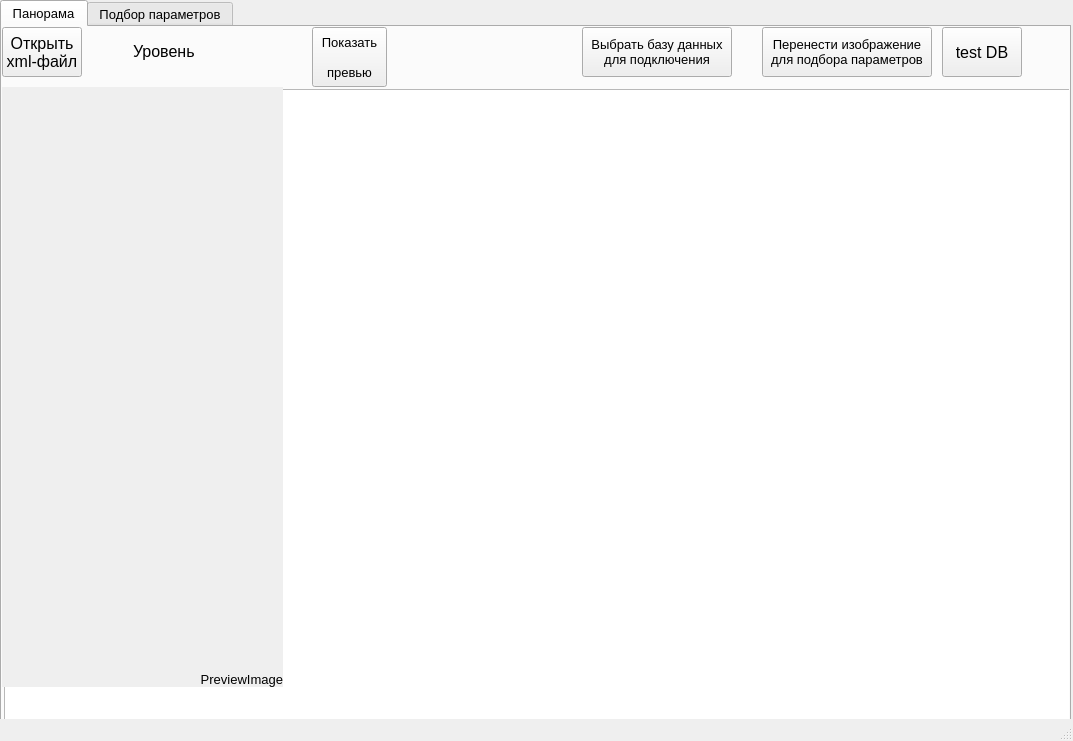
<?xml version="1.0" encoding="UTF-8"?>
<ui version="4.0">
 <class>MainWindow</class>
 <widget class="QMainWindow" name="MainWindow">
  <property name="geometry">
   <rect>
    <x>0</x>
    <y>0</y>
    <width>1073</width>
    <height>741</height>
   </rect>
  </property>
  <property name="windowTitle">
   <string>MainWindow</string>
  </property>
  <widget class="QWidget" name="centralWidget">
   <widget class="QTabWidget" name="tabWidget">
    <property name="enabled">
     <bool>true</bool>
    </property>
    <property name="geometry">
     <rect>
      <x>0</x>
      <y>0</y>
      <width>1071</width>
      <height>721</height>
     </rect>
    </property>
    <property name="font">
     <font>
      <pointsize>10</pointsize>
      <strikeout>false</strikeout>
     </font>
    </property>
    <property name="currentIndex">
     <number>0</number>
    </property>
    <property name="documentMode">
     <bool>false</bool>
    </property>
    <widget class="QWidget" name="tab">
     <attribute name="title">
      <string>Панорама</string>
     </attribute>
     <widget class="QPushButton" name="pbOpenXml">
      <property name="geometry">
       <rect>
        <x>0</x>
        <y>0</y>
        <width>80</width>
        <height>50</height>
       </rect>
      </property>
      <property name="font">
       <font>
        <pointsize>12</pointsize>
       </font>
      </property>
      <property name="text">
       <string>Открыть
xml-файл</string>
      </property>
     </widget>
     <widget class="QGraphicsView" name="graphicsViewMain">
      <property name="geometry">
       <rect>
        <x>2</x>
        <y>62</y>
        <width>1071</width>
        <height>631</height>
       </rect>
      </property>
      <property name="verticalScrollBarPolicy">
       <enum>Qt::ScrollBarAlwaysOff</enum>
      </property>
      <property name="horizontalScrollBarPolicy">
       <enum>Qt::ScrollBarAlwaysOff</enum>
      </property>
     </widget>
     <widget class="QPushButton" name="pbTunerImage">
      <property name="geometry">
       <rect>
        <x>760</x>
        <y>0</y>
        <width>170</width>
        <height>50</height>
       </rect>
      </property>
      <property name="text">
       <string>Перенести изображение
для подбора параметров</string>
      </property>
     </widget>
     <widget class="QLabel" name="label_previewImage">
      <property name="geometry">
       <rect>
        <x>0</x>
        <y>60</y>
        <width>281</width>
        <height>600</height>
       </rect>
      </property>
      <property name="autoFillBackground">
       <bool>true</bool>
      </property>
      <property name="text">
       <string>PreviewImage</string>
      </property>
      <property name="alignment">
       <set>Qt::AlignBottom|Qt::AlignRight|Qt::AlignTrailing</set>
      </property>
     </widget>
     <widget class="QPushButton" name="pushButton_selectDBConnect">
      <property name="geometry">
       <rect>
        <x>580</x>
        <y>0</y>
        <width>150</width>
        <height>50</height>
       </rect>
      </property>
      <property name="text">
       <string>Выбрать базу данных
для подключения</string>
      </property>
     </widget>
     <widget class="QPushButton" name="pbTestDB">
      <property name="geometry">
       <rect>
        <x>940</x>
        <y>0</y>
        <width>80</width>
        <height>50</height>
       </rect>
      </property>
      <property name="font">
       <font>
        <pointsize>12</pointsize>
       </font>
      </property>
      <property name="text">
       <string>test DB</string>
      </property>
     </widget>
     <widget class="QPushButton" name="pushButton_showHidePreview">
      <property name="geometry">
       <rect>
        <x>310</x>
        <y>0</y>
        <width>75</width>
        <height>60</height>
       </rect>
      </property>
      <property name="text">
       <string>Показать

превью</string>
      </property>
     </widget>
     <widget class="QWidget" name="">
      <property name="geometry">
       <rect>
        <x>120</x>
        <y>4</y>
        <width>131</width>
        <height>40</height>
       </rect>
      </property>
      <layout class="QHBoxLayout" name="horizontalLayout_2">
       <item>
        <widget class="QLabel" name="label_zoomLevel_simplyText">
         <property name="font">
          <font>
           <pointsize>12</pointsize>
          </font>
         </property>
         <property name="text">
          <string>Уровень
увеличения:</string>
         </property>
         <property name="alignment">
          <set>Qt::AlignLeading|Qt::AlignLeft|Qt::AlignVCenter</set>
         </property>
        </widget>
       </item>
       <item>
        <widget class="QLabel" name="label_zoomLevel">
         <property name="font">
          <font>
           <pointsize>12</pointsize>
          </font>
         </property>
         <property name="text">
          <string/>
         </property>
         <property name="alignment">
          <set>Qt::AlignCenter</set>
         </property>
        </widget>
       </item>
      </layout>
     </widget>
    </widget>
    <widget class="QWidget" name="tab_2">
     <attribute name="title">
      <string>Подбор параметров</string>
     </attribute>
     <widget class="QLabel" name="label_forTuner">
      <property name="geometry">
       <rect>
        <x>381</x>
        <y>0</y>
        <width>683</width>
        <height>690</height>
       </rect>
      </property>
      <property name="font">
       <font>
        <weight>50</weight>
        <italic>true</italic>
        <bold>false</bold>
        <stylestrategy>PreferDefault</stylestrategy>
       </font>
      </property>
      <property name="frameShape">
       <enum>QFrame::WinPanel</enum>
      </property>
      <property name="lineWidth">
       <number>1</number>
      </property>
      <property name="midLineWidth">
       <number>0</number>
      </property>
      <property name="text">
       <string>LabelForTuner</string>
      </property>
      <property name="scaledContents">
       <bool>false</bool>
      </property>
      <property name="alignment">
       <set>Qt::AlignBottom|Qt::AlignRight|Qt::AlignTrailing</set>
      </property>
      <property name="margin">
       <number>0</number>
      </property>
      <property name="indent">
       <number>-1</number>
      </property>
     </widget>
     <widget class="Line" name="line">
      <property name="geometry">
       <rect>
        <x>0</x>
        <y>55</y>
        <width>380</width>
        <height>3</height>
       </rect>
      </property>
      <property name="orientation">
       <enum>Qt::Horizontal</enum>
      </property>
     </widget>
     <widget class="Line" name="line_2">
      <property name="geometry">
       <rect>
        <x>0</x>
        <y>80</y>
        <width>380</width>
        <height>3</height>
       </rect>
      </property>
      <property name="orientation">
       <enum>Qt::Horizontal</enum>
      </property>
     </widget>
     <widget class="Line" name="line_3">
      <property name="geometry">
       <rect>
        <x>0</x>
        <y>185</y>
        <width>380</width>
        <height>3</height>
       </rect>
      </property>
      <property name="orientation">
       <enum>Qt::Horizontal</enum>
      </property>
     </widget>
     <widget class="Line" name="line_4">
      <property name="geometry">
       <rect>
        <x>0</x>
        <y>290</y>
        <width>380</width>
        <height>3</height>
       </rect>
      </property>
      <property name="orientation">
       <enum>Qt::Horizontal</enum>
      </property>
     </widget>
     <widget class="Line" name="line_5">
      <property name="geometry">
       <rect>
        <x>1</x>
        <y>413</y>
        <width>380</width>
        <height>3</height>
       </rect>
      </property>
      <property name="orientation">
       <enum>Qt::Horizontal</enum>
      </property>
     </widget>
     <widget class="Line" name="line_11">
      <property name="geometry">
       <rect>
        <x>0</x>
        <y>410</y>
        <width>380</width>
        <height>3</height>
       </rect>
      </property>
      <property name="orientation">
       <enum>Qt::Horizontal</enum>
      </property>
     </widget>
     <widget class="Line" name="line_12">
      <property name="geometry">
       <rect>
        <x>190</x>
        <y>57</y>
        <width>3</width>
        <height>230</height>
       </rect>
      </property>
      <property name="orientation">
       <enum>Qt::Vertical</enum>
      </property>
     </widget>
     <widget class="QWidget" name="layoutWidget">
      <property name="geometry">
       <rect>
        <x>10</x>
        <y>56</y>
        <width>171</width>
        <height>21</height>
       </rect>
      </property>
      <layout class="QHBoxLayout" name="horizontalLayout_17">
       <item>
        <widget class="QLabel" name="label_square">
         <property name="font">
          <font>
           <pointsize>10</pointsize>
          </font>
         </property>
         <property name="text">
          <string>Square:</string>
         </property>
        </widget>
       </item>
       <item>
        <widget class="QLabel" name="label_squareValue">
         <property name="font">
          <font>
           <pointsize>12</pointsize>
          </font>
         </property>
         <property name="text">
          <string>...</string>
         </property>
         <property name="alignment">
          <set>Qt::AlignCenter</set>
         </property>
        </widget>
       </item>
      </layout>
     </widget>
     <widget class="QWidget" name="layoutWidget">
      <property name="geometry">
       <rect>
        <x>196</x>
        <y>56</y>
        <width>180</width>
        <height>21</height>
       </rect>
      </property>
      <layout class="QHBoxLayout" name="horizontalLayout_18">
       <item>
        <widget class="QLabel" name="label_formFactor">
         <property name="font">
          <font>
           <pointsize>10</pointsize>
          </font>
         </property>
         <property name="text">
          <string>FormFactor:</string>
         </property>
        </widget>
       </item>
       <item>
        <widget class="QLabel" name="label_formFactorValue">
         <property name="font">
          <font>
           <pointsize>12</pointsize>
          </font>
         </property>
         <property name="text">
          <string>...</string>
         </property>
         <property name="alignment">
          <set>Qt::AlignCenter</set>
         </property>
        </widget>
       </item>
      </layout>
     </widget>
     <widget class="QWidget" name="layoutWidget">
      <property name="geometry">
       <rect>
        <x>10</x>
        <y>190</y>
        <width>171</width>
        <height>93</height>
       </rect>
      </property>
      <layout class="QGridLayout" name="gridLayout">
       <item row="0" column="1">
        <widget class="QLabel" name="label_RedAverage_6">
         <property name="font">
          <font>
           <pointsize>10</pointsize>
          </font>
         </property>
         <property name="text">
          <string>min</string>
         </property>
         <property name="alignment">
          <set>Qt::AlignCenter</set>
         </property>
        </widget>
       </item>
       <item row="0" column="2">
        <widget class="QLabel" name="label_RedAverage_7">
         <property name="font">
          <font>
           <pointsize>10</pointsize>
          </font>
         </property>
         <property name="text">
          <string>max</string>
         </property>
         <property name="alignment">
          <set>Qt::AlignCenter</set>
         </property>
        </widget>
       </item>
       <item row="1" column="0">
        <widget class="QLabel" name="label_redTuner_6">
         <property name="font">
          <font>
           <pointsize>10</pointsize>
          </font>
         </property>
         <property name="text">
          <string>Red:</string>
         </property>
        </widget>
       </item>
       <item row="1" column="1">
        <widget class="QLabel" name="label_RedMinValue">
         <property name="font">
          <font>
           <pointsize>12</pointsize>
          </font>
         </property>
         <property name="text">
          <string>...</string>
         </property>
         <property name="alignment">
          <set>Qt::AlignCenter</set>
         </property>
        </widget>
       </item>
       <item row="1" column="2">
        <widget class="QLabel" name="label_RedMaxValue">
         <property name="font">
          <font>
           <pointsize>12</pointsize>
          </font>
         </property>
         <property name="text">
          <string>...</string>
         </property>
         <property name="alignment">
          <set>Qt::AlignCenter</set>
         </property>
        </widget>
       </item>
       <item row="2" column="0">
        <widget class="QLabel" name="label_redTuner_7">
         <property name="font">
          <font>
           <pointsize>10</pointsize>
          </font>
         </property>
         <property name="text">
          <string>Green:</string>
         </property>
        </widget>
       </item>
       <item row="2" column="1">
        <widget class="QLabel" name="label_GreenMinValue">
         <property name="font">
          <font>
           <pointsize>12</pointsize>
          </font>
         </property>
         <property name="text">
          <string>...</string>
         </property>
         <property name="alignment">
          <set>Qt::AlignCenter</set>
         </property>
        </widget>
       </item>
       <item row="2" column="2">
        <widget class="QLabel" name="label_GreenMaxValue">
         <property name="font">
          <font>
           <pointsize>12</pointsize>
          </font>
         </property>
         <property name="text">
          <string>...</string>
         </property>
         <property name="alignment">
          <set>Qt::AlignCenter</set>
         </property>
        </widget>
       </item>
       <item row="3" column="0">
        <widget class="QLabel" name="label_redTuner_8">
         <property name="font">
          <font>
           <pointsize>10</pointsize>
          </font>
         </property>
         <property name="text">
          <string>Blue:</string>
         </property>
        </widget>
       </item>
       <item row="3" column="1">
        <widget class="QLabel" name="label_BlueMinValue">
         <property name="font">
          <font>
           <pointsize>12</pointsize>
          </font>
         </property>
         <property name="text">
          <string>...</string>
         </property>
         <property name="alignment">
          <set>Qt::AlignCenter</set>
         </property>
        </widget>
       </item>
       <item row="3" column="2">
        <widget class="QLabel" name="label_BlueMaxValue">
         <property name="font">
          <font>
           <pointsize>12</pointsize>
          </font>
         </property>
         <property name="text">
          <string>...</string>
         </property>
         <property name="alignment">
          <set>Qt::AlignCenter</set>
         </property>
        </widget>
       </item>
      </layout>
     </widget>
     <widget class="QWidget" name="layoutWidget">
      <property name="geometry">
       <rect>
        <x>10</x>
        <y>300</y>
        <width>370</width>
        <height>93</height>
       </rect>
      </property>
      <layout class="QGridLayout" name="gridLayout_3">
       <item row="3" column="3">
        <widget class="QLabel" name="label_blueExcessValue">
         <property name="font">
          <font>
           <pointsize>12</pointsize>
          </font>
         </property>
         <property name="text">
          <string/>
         </property>
         <property name="alignment">
          <set>Qt::AlignCenter</set>
         </property>
        </widget>
       </item>
       <item row="2" column="2">
        <widget class="QLabel" name="label_greenAsymmetryValue">
         <property name="font">
          <font>
           <pointsize>12</pointsize>
          </font>
         </property>
         <property name="text">
          <string/>
         </property>
         <property name="alignment">
          <set>Qt::AlignCenter</set>
         </property>
        </widget>
       </item>
       <item row="1" column="3">
        <widget class="QLabel" name="label_redExcessValue">
         <property name="font">
          <font>
           <pointsize>12</pointsize>
          </font>
         </property>
         <property name="text">
          <string/>
         </property>
         <property name="alignment">
          <set>Qt::AlignCenter</set>
         </property>
        </widget>
       </item>
       <item row="0" column="2">
        <widget class="QLabel" name="label_2">
         <property name="font">
          <font>
           <pointsize>10</pointsize>
          </font>
         </property>
         <property name="text">
          <string/>
         </property>
        </widget>
       </item>
       <item row="3" column="1">
        <widget class="QLabel" name="label_blueStdDevValue">
         <property name="font">
          <font>
           <pointsize>12</pointsize>
          </font>
         </property>
         <property name="text">
          <string/>
         </property>
         <property name="alignment">
          <set>Qt::AlignCenter</set>
         </property>
        </widget>
       </item>
       <item row="2" column="0">
        <widget class="QLabel" name="label_redTuner_17">
         <property name="font">
          <font>
           <pointsize>10</pointsize>
          </font>
         </property>
         <property name="text">
          <string/>
         </property>
        </widget>
       </item>
       <item row="1" column="1">
        <widget class="QLabel" name="label_redStdDevValue">
         <property name="font">
          <font>
           <pointsize>12</pointsize>
          </font>
         </property>
         <property name="text">
          <string/>
         </property>
         <property name="alignment">
          <set>Qt::AlignCenter</set>
         </property>
        </widget>
       </item>
       <item row="2" column="3">
        <widget class="QLabel" name="label_greenExcessValue">
         <property name="font">
          <font>
           <pointsize>12</pointsize>
          </font>
         </property>
         <property name="text">
          <string/>
         </property>
         <property name="alignment">
          <set>Qt::AlignCenter</set>
         </property>
        </widget>
       </item>
       <item row="0" column="3">
        <widget class="QLabel" name="label_3">
         <property name="font">
          <font>
           <pointsize>10</pointsize>
          </font>
         </property>
         <property name="text">
          <string/>
         </property>
        </widget>
       </item>
       <item row="2" column="1">
        <widget class="QLabel" name="label_greenStdDevValue">
         <property name="font">
          <font>
           <pointsize>12</pointsize>
          </font>
         </property>
         <property name="text">
          <string/>
         </property>
         <property name="alignment">
          <set>Qt::AlignCenter</set>
         </property>
        </widget>
       </item>
       <item row="3" column="2">
        <widget class="QLabel" name="label_blueAsymmetryValue">
         <property name="font">
          <font>
           <pointsize>12</pointsize>
          </font>
         </property>
         <property name="text">
          <string/>
         </property>
         <property name="alignment">
          <set>Qt::AlignCenter</set>
         </property>
        </widget>
       </item>
       <item row="0" column="1">
        <widget class="QLabel" name="label">
         <property name="font">
          <font>
           <pointsize>10</pointsize>
          </font>
         </property>
         <property name="text">
          <string/>
         </property>
        </widget>
       </item>
       <item row="1" column="2">
        <widget class="QLabel" name="label_redAsymmetryValue">
         <property name="font">
          <font>
           <pointsize>12</pointsize>
          </font>
         </property>
         <property name="text">
          <string/>
         </property>
         <property name="alignment">
          <set>Qt::AlignCenter</set>
         </property>
        </widget>
       </item>
       <item row="3" column="0">
        <widget class="QLabel" name="label_redTuner_16">
         <property name="font">
          <font>
           <pointsize>10</pointsize>
          </font>
         </property>
         <property name="text">
          <string/>
         </property>
        </widget>
       </item>
       <item row="1" column="0">
        <widget class="QLabel" name="label_redTuner_15">
         <property name="font">
          <font>
           <pointsize>10</pointsize>
          </font>
         </property>
         <property name="text">
          <string/>
         </property>
        </widget>
       </item>
      </layout>
     </widget>
     <widget class="QWidget" name="layoutWidget">
      <property name="geometry">
       <rect>
        <x>10</x>
        <y>20</y>
        <width>239</width>
        <height>29</height>
       </rect>
      </property>
      <layout class="QHBoxLayout" name="horizontalLayout_31">
       <item>
        <layout class="QHBoxLayout" name="horizontalLayout">
         <item>
          <widget class="QLabel" name="label_delta">
           <property name="font">
            <font>
             <pointsize>10</pointsize>
            </font>
           </property>
           <property name="text">
            <string>Delta:</string>
           </property>
          </widget>
         </item>
         <item>
          <widget class="QSpinBox" name="spinBox_delta">
           <property name="font">
            <font>
             <pointsize>12</pointsize>
            </font>
           </property>
           <property name="wrapping">
            <bool>false</bool>
           </property>
           <property name="frame">
            <bool>true</bool>
           </property>
           <property name="alignment">
            <set>Qt::AlignCenter</set>
           </property>
           <property name="minimum">
            <number>0</number>
           </property>
           <property name="maximum">
            <number>255</number>
           </property>
           <property name="value">
            <number>0</number>
           </property>
           <property name="displayIntegerBase">
            <number>10</number>
           </property>
          </widget>
         </item>
        </layout>
       </item>
       <item>
        <widget class="QPushButton" name="pushButton_TunerLaunching">
         <property name="font">
          <font>
           <pointsize>12</pointsize>
          </font>
         </property>
         <property name="text">
          <string>Выделить объект</string>
         </property>
        </widget>
       </item>
      </layout>
     </widget>
     <widget class="QWidget" name="layoutWidget">
      <property name="geometry">
       <rect>
        <x>200</x>
        <y>87</y>
        <width>151</width>
        <height>93</height>
       </rect>
      </property>
      <layout class="QGridLayout" name="gridLayout_4">
       <item row="0" column="1">
        <widget class="QLabel" name="label_RGBMedian">
         <property name="font">
          <font>
           <pointsize>10</pointsize>
          </font>
         </property>
         <property name="text">
          <string>Median</string>
         </property>
         <property name="alignment">
          <set>Qt::AlignCenter</set>
         </property>
        </widget>
       </item>
       <item row="1" column="0">
        <widget class="QLabel" name="label_redTuner_3">
         <property name="font">
          <font>
           <pointsize>10</pointsize>
          </font>
         </property>
         <property name="text">
          <string>Red:</string>
         </property>
        </widget>
       </item>
       <item row="1" column="1">
        <widget class="QLabel" name="label_RedMedian">
         <property name="font">
          <font>
           <pointsize>12</pointsize>
          </font>
         </property>
         <property name="text">
          <string>...</string>
         </property>
         <property name="alignment">
          <set>Qt::AlignCenter</set>
         </property>
        </widget>
       </item>
       <item row="2" column="0">
        <widget class="QLabel" name="label_greenTuner_3">
         <property name="font">
          <font>
           <pointsize>10</pointsize>
          </font>
         </property>
         <property name="text">
          <string>Green:</string>
         </property>
        </widget>
       </item>
       <item row="2" column="1">
        <widget class="QLabel" name="label_GreenMedian">
         <property name="font">
          <font>
           <pointsize>12</pointsize>
          </font>
         </property>
         <property name="text">
          <string>...</string>
         </property>
         <property name="alignment">
          <set>Qt::AlignCenter</set>
         </property>
        </widget>
       </item>
       <item row="3" column="0">
        <widget class="QLabel" name="label_blueTuner_3">
         <property name="font">
          <font>
           <pointsize>10</pointsize>
          </font>
         </property>
         <property name="text">
          <string>Blue:</string>
         </property>
        </widget>
       </item>
       <item row="3" column="1">
        <widget class="QLabel" name="label_BlueMedian">
         <property name="font">
          <font>
           <pointsize>12</pointsize>
          </font>
         </property>
         <property name="text">
          <string>...</string>
         </property>
         <property name="alignment">
          <set>Qt::AlignCenter</set>
         </property>
        </widget>
       </item>
      </layout>
     </widget>
     <widget class="QWidget" name="layoutWidget">
      <property name="geometry">
       <rect>
        <x>10</x>
        <y>87</y>
        <width>170</width>
        <height>93</height>
       </rect>
      </property>
      <layout class="QGridLayout" name="gridLayout_5">
       <item row="0" column="1">
        <widget class="QLabel" name="label_RGBAverage">
         <property name="font">
          <font>
           <pointsize>10</pointsize>
          </font>
         </property>
         <property name="text">
          <string>Average</string>
         </property>
         <property name="alignment">
          <set>Qt::AlignCenter</set>
         </property>
        </widget>
       </item>
       <item row="1" column="0">
        <widget class="QLabel" name="label_redTuner_2">
         <property name="font">
          <font>
           <pointsize>10</pointsize>
          </font>
         </property>
         <property name="text">
          <string>Red:</string>
         </property>
        </widget>
       </item>
       <item row="1" column="1">
        <widget class="QLabel" name="label_RedAverage">
         <property name="font">
          <font>
           <pointsize>12</pointsize>
          </font>
         </property>
         <property name="text">
          <string>...</string>
         </property>
         <property name="alignment">
          <set>Qt::AlignCenter</set>
         </property>
        </widget>
       </item>
       <item row="2" column="0">
        <widget class="QLabel" name="label_greenTuner_2">
         <property name="font">
          <font>
           <pointsize>10</pointsize>
          </font>
         </property>
         <property name="text">
          <string>Green:</string>
         </property>
        </widget>
       </item>
       <item row="2" column="1">
        <widget class="QLabel" name="label_GreenAverage">
         <property name="font">
          <font>
           <pointsize>12</pointsize>
          </font>
         </property>
         <property name="text">
          <string>...</string>
         </property>
         <property name="alignment">
          <set>Qt::AlignCenter</set>
         </property>
        </widget>
       </item>
       <item row="3" column="0">
        <widget class="QLabel" name="label_blueTuner_2">
         <property name="font">
          <font>
           <pointsize>10</pointsize>
          </font>
         </property>
         <property name="text">
          <string>Blue:</string>
         </property>
        </widget>
       </item>
       <item row="3" column="1">
        <widget class="QLabel" name="label_BlueAverage">
         <property name="font">
          <font>
           <pointsize>12</pointsize>
          </font>
         </property>
         <property name="text">
          <string>...</string>
         </property>
         <property name="alignment">
          <set>Qt::AlignCenter</set>
         </property>
        </widget>
       </item>
      </layout>
     </widget>
     <widget class="QPushButton" name="pushButton_processAllTestImage">
      <property name="geometry">
       <rect>
        <x>260</x>
        <y>540</y>
        <width>110</width>
        <height>50</height>
       </rect>
      </property>
      <property name="text">
       <string>Протестировать
параметры</string>
      </property>
     </widget>
     <widget class="QWidget" name="layoutWidget">
      <property name="geometry">
       <rect>
        <x>10</x>
        <y>420</y>
        <width>181</width>
        <height>111</height>
       </rect>
      </property>
      <layout class="QGridLayout" name="gridLayout_2">
       <item row="0" column="1">
        <widget class="QLabel" name="label_RGBValues">
         <property name="font">
          <font>
           <pointsize>10</pointsize>
          </font>
         </property>
         <property name="text">
          <string>Value</string>
         </property>
         <property name="alignment">
          <set>Qt::AlignCenter</set>
         </property>
        </widget>
       </item>
       <item row="0" column="2">
        <widget class="QLabel" name="label_RGBValues_Delta">
         <property name="font">
          <font>
           <pointsize>10</pointsize>
          </font>
         </property>
         <property name="text">
          <string>Delta</string>
         </property>
         <property name="alignment">
          <set>Qt::AlignCenter</set>
         </property>
        </widget>
       </item>
       <item row="1" column="0">
        <widget class="QLabel" name="label_redTuner">
         <property name="font">
          <font>
           <pointsize>10</pointsize>
          </font>
         </property>
         <property name="text">
          <string>Red:</string>
         </property>
        </widget>
       </item>
       <item row="1" column="1">
        <widget class="QSpinBox" name="spinBox_redTuner">
         <property name="font">
          <font>
           <pointsize>12</pointsize>
          </font>
         </property>
         <property name="wrapping">
          <bool>false</bool>
         </property>
         <property name="frame">
          <bool>true</bool>
         </property>
         <property name="alignment">
          <set>Qt::AlignCenter</set>
         </property>
         <property name="minimum">
          <number>0</number>
         </property>
         <property name="maximum">
          <number>255</number>
         </property>
         <property name="value">
          <number>0</number>
         </property>
         <property name="displayIntegerBase">
          <number>10</number>
         </property>
        </widget>
       </item>
       <item row="1" column="2">
        <widget class="QSpinBox" name="spinBox_redDeltaTuner">
         <property name="font">
          <font>
           <pointsize>12</pointsize>
          </font>
         </property>
         <property name="wrapping">
          <bool>false</bool>
         </property>
         <property name="frame">
          <bool>true</bool>
         </property>
         <property name="alignment">
          <set>Qt::AlignCenter</set>
         </property>
         <property name="minimum">
          <number>0</number>
         </property>
         <property name="maximum">
          <number>255</number>
         </property>
         <property name="value">
          <number>0</number>
         </property>
         <property name="displayIntegerBase">
          <number>10</number>
         </property>
        </widget>
       </item>
       <item row="2" column="0">
        <widget class="QLabel" name="label_greenTuner">
         <property name="font">
          <font>
           <pointsize>10</pointsize>
          </font>
         </property>
         <property name="text">
          <string>Green:</string>
         </property>
        </widget>
       </item>
       <item row="2" column="1">
        <widget class="QSpinBox" name="spinBox_greenTuner">
         <property name="font">
          <font>
           <pointsize>12</pointsize>
          </font>
         </property>
         <property name="wrapping">
          <bool>false</bool>
         </property>
         <property name="frame">
          <bool>true</bool>
         </property>
         <property name="alignment">
          <set>Qt::AlignCenter</set>
         </property>
         <property name="minimum">
          <number>0</number>
         </property>
         <property name="maximum">
          <number>255</number>
         </property>
         <property name="value">
          <number>0</number>
         </property>
         <property name="displayIntegerBase">
          <number>10</number>
         </property>
        </widget>
       </item>
       <item row="2" column="2">
        <widget class="QSpinBox" name="spinBox_greenDeltaTuner">
         <property name="font">
          <font>
           <pointsize>12</pointsize>
          </font>
         </property>
         <property name="wrapping">
          <bool>false</bool>
         </property>
         <property name="frame">
          <bool>true</bool>
         </property>
         <property name="alignment">
          <set>Qt::AlignCenter</set>
         </property>
         <property name="minimum">
          <number>0</number>
         </property>
         <property name="maximum">
          <number>255</number>
         </property>
         <property name="value">
          <number>0</number>
         </property>
         <property name="displayIntegerBase">
          <number>10</number>
         </property>
        </widget>
       </item>
       <item row="3" column="0">
        <widget class="QLabel" name="label_blueTuner">
         <property name="font">
          <font>
           <pointsize>10</pointsize>
          </font>
         </property>
         <property name="text">
          <string>Blue:</string>
         </property>
        </widget>
       </item>
       <item row="3" column="1">
        <widget class="QSpinBox" name="spinBox_blueTuner">
         <property name="font">
          <font>
           <pointsize>12</pointsize>
          </font>
         </property>
         <property name="wrapping">
          <bool>false</bool>
         </property>
         <property name="frame">
          <bool>true</bool>
         </property>
         <property name="alignment">
          <set>Qt::AlignCenter</set>
         </property>
         <property name="minimum">
          <number>0</number>
         </property>
         <property name="maximum">
          <number>255</number>
         </property>
         <property name="value">
          <number>0</number>
         </property>
         <property name="displayIntegerBase">
          <number>10</number>
         </property>
        </widget>
       </item>
       <item row="3" column="2">
        <widget class="QSpinBox" name="spinBox_blueDeltaTuner">
         <property name="font">
          <font>
           <pointsize>12</pointsize>
          </font>
         </property>
         <property name="wrapping">
          <bool>false</bool>
         </property>
         <property name="frame">
          <bool>true</bool>
         </property>
         <property name="alignment">
          <set>Qt::AlignCenter</set>
         </property>
         <property name="minimum">
          <number>0</number>
         </property>
         <property name="maximum">
          <number>255</number>
         </property>
         <property name="value">
          <number>0</number>
         </property>
         <property name="displayIntegerBase">
          <number>10</number>
         </property>
        </widget>
       </item>
      </layout>
     </widget>
     <widget class="QWidget" name="layoutWidget">
      <property name="geometry">
       <rect>
        <x>197</x>
        <y>440</y>
        <width>181</width>
        <height>90</height>
       </rect>
      </property>
      <layout class="QGridLayout" name="gridLayout_6">
       <item row="0" column="0">
        <widget class="QLabel" name="label_squareMin">
         <property name="font">
          <font>
           <pointsize>10</pointsize>
          </font>
         </property>
         <property name="text">
          <string>Square min:</string>
         </property>
        </widget>
       </item>
       <item row="0" column="1" colspan="2">
        <widget class="QSpinBox" name="spinBox_squareMin">
         <property name="font">
          <font>
           <pointsize>12</pointsize>
          </font>
         </property>
         <property name="wrapping">
          <bool>false</bool>
         </property>
         <property name="frame">
          <bool>true</bool>
         </property>
         <property name="alignment">
          <set>Qt::AlignCenter</set>
         </property>
         <property name="minimum">
          <number>0</number>
         </property>
         <property name="maximum">
          <number>10000</number>
         </property>
         <property name="value">
          <number>0</number>
         </property>
         <property name="displayIntegerBase">
          <number>10</number>
         </property>
        </widget>
       </item>
       <item row="1" column="0">
        <widget class="QLabel" name="label_squareMax">
         <property name="font">
          <font>
           <pointsize>10</pointsize>
          </font>
         </property>
         <property name="text">
          <string>Square max:</string>
         </property>
        </widget>
       </item>
       <item row="1" column="1" colspan="2">
        <widget class="QSpinBox" name="spinBox_squareMax">
         <property name="font">
          <font>
           <pointsize>12</pointsize>
          </font>
         </property>
         <property name="wrapping">
          <bool>false</bool>
         </property>
         <property name="frame">
          <bool>true</bool>
         </property>
         <property name="alignment">
          <set>Qt::AlignCenter</set>
         </property>
         <property name="minimum">
          <number>0</number>
         </property>
         <property name="maximum">
          <number>10000</number>
         </property>
         <property name="value">
          <number>0</number>
         </property>
         <property name="displayIntegerBase">
          <number>10</number>
         </property>
        </widget>
       </item>
       <item row="2" column="0" colspan="2">
        <widget class="QLabel" name="label_formFactorMax">
         <property name="font">
          <font>
           <pointsize>10</pointsize>
          </font>
         </property>
         <property name="text">
          <string>FormFactor max:</string>
         </property>
        </widget>
       </item>
       <item row="2" column="2">
        <widget class="QDoubleSpinBox" name="doubleSpinBox_formFactorMax"/>
       </item>
      </layout>
     </widget>
     <widget class="QPushButton" name="pushButton_moveValuesToProcessImage">
      <property name="geometry">
       <rect>
        <x>10</x>
        <y>610</y>
        <width>110</width>
        <height>80</height>
       </rect>
      </property>
      <property name="text">
       <string>Запустить
распознавание с
указанными
параметрами</string>
      </property>
     </widget>
    </widget>
   </widget>
  </widget>
  <widget class="QStatusBar" name="statusBar"/>
 </widget>
 <layoutdefault spacing="6" margin="11"/>
 <resources/>
 <connections/>
</ui>
